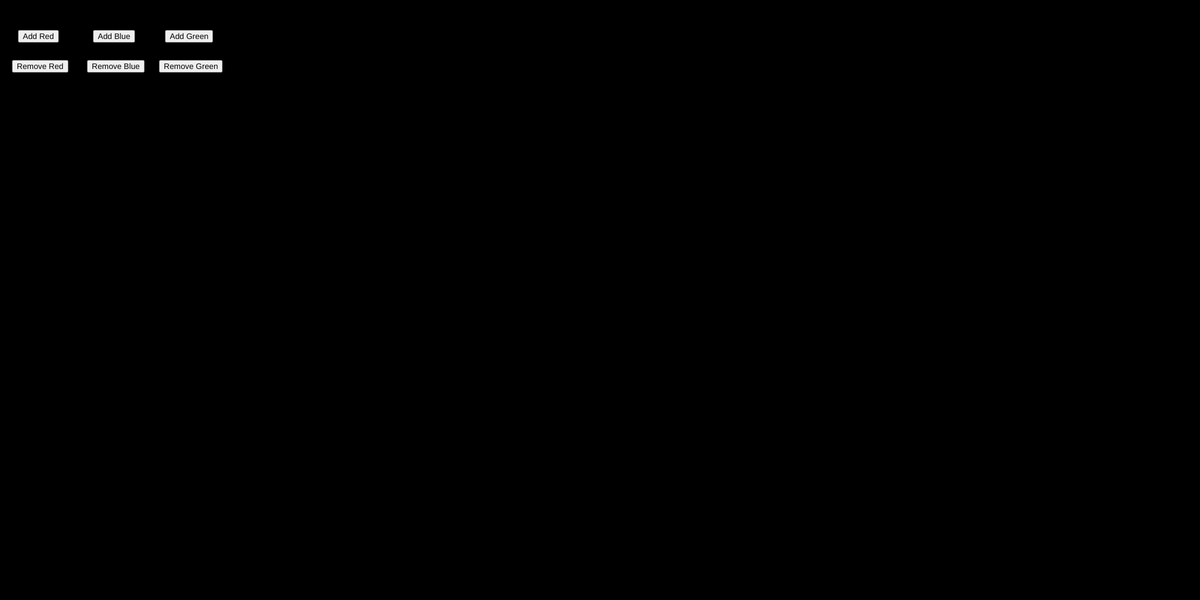
Frame 1 (no input)
Frame 60 (no input): identical to frame 1, image omitted
Frame 120 (the mouse pressed at the canvas centre since frame 60): identical to frame 1, image omitted

The p5.js sketch that drew this single still picture (run headless with seeded random() and noise() and a simulated clock; from frame 60 on, the mouse is pressed at the canvas centre):

// p5.js sketch
// ── sketch.js
// colors +

var btn_red;
var btn_green;
var btn_blue;

//colors -
var btn_redM;
var btn_greenM;
var btn_blueM;

var r = 0;
var g = 0;
var b = 0;

function setup() {
  createCanvas(2000, 1000);  

//red +
btn_red = createButton("Add Red");
btn_red.position(30,50);
btn_red.mousePressed(red_bg);

//red -
btn_redM = createButton("Remove Red");
btn_redM.position(20,100);
btn_redM.mousePressed(redM_bg);

//green +
btn_green = createButton("Add Green");
btn_green.position(275,50);
btn_green.mousePressed(green_bg);


//green -
btn_greenM = createButton("Remove Green");
btn_greenM.position(265,100);
btn_greenM.mousePressed(greenM_bg);


//blue +
btn_blue = createButton("Add Blue");
btn_blue.position(155,50);
btn_blue.mousePressed(blue_bg);

//blue -
btn_blueM = createButton("Remove Blue");
btn_blueM.position(145,100);
btn_blueM.mousePressed(blueM_bg);


}

function draw() {
  background(r,g,b);
}

//backgrounfs
  //reds
function red_bg()
{
r = r + 10;
g = g + 0;
b = b - 0;
}
function redM_bg()
{
r = r - 10;
g = g - 0;
b = b - 0;
}
  
  //greens
function green_bg()
{
r = r - 0;
g = g + 10;
b = b - 0;
}
function greenM_bg()
{
r = r - 0;
g = g - 10;
b = b - 0;
}

  //blues
function blue_bg()
{
r = r - 0;
g = g - 0;
b = b + 10;
}
function blueM_bg()
{
r = r - 0;
g = g - 0;
b = b - 10;
}
